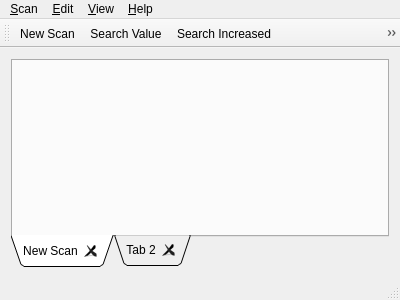
<?xml version="1.0" encoding="UTF-8"?>
<ui version="4.0">
 <class>MainWindow</class>
 <widget class="QMainWindow" name="MainWindow">
  <property name="geometry">
   <rect>
    <x>0</x>
    <y>0</y>
    <width>400</width>
    <height>300</height>
   </rect>
  </property>
  <property name="cursor">
   <cursorShape>ArrowCursor</cursorShape>
  </property>
  <property name="windowTitle">
   <string>MemEdit0x0 v0.1</string>
  </property>
  <property name="windowIcon">
   <iconset resource="icons.qrc">
    <normaloff>:/new/icons/icons/database_table.png</normaloff>:/new/icons/icons/database_table.png</iconset>
  </property>
  <widget class="QWidget" name="centralWidget">
   <layout class="QVBoxLayout" name="verticalLayout">
    <item>
     <widget class="QTabWidget" name="tabWidget">
      <property name="tabPosition">
       <enum>QTabWidget::South</enum>
      </property>
      <property name="tabShape">
       <enum>QTabWidget::Triangular</enum>
      </property>
      <property name="currentIndex">
       <number>0</number>
      </property>
      <property name="tabsClosable">
       <bool>true</bool>
      </property>
      <property name="movable">
       <bool>true</bool>
      </property>
      <widget class="QWidget" name="tab">
       <attribute name="icon">
        <iconset resource="icons.qrc">
         <normaloff>:/new/icons/icons/help.png</normaloff>:/new/icons/icons/help.png</iconset>
       </attribute>
       <attribute name="title">
        <string>New Scan</string>
       </attribute>
      </widget>
      <widget class="QWidget" name="tab_2">
       <attribute name="title">
        <string>Tab 2</string>
       </attribute>
      </widget>
     </widget>
    </item>
   </layout>
  </widget>
  <widget class="QMenuBar" name="menuBar">
   <property name="geometry">
    <rect>
     <x>0</x>
     <y>0</y>
     <width>400</width>
     <height>21</height>
    </rect>
   </property>
   <widget class="QMenu" name="menu_Scan">
    <property name="title">
     <string>&amp;Scan</string>
    </property>
    <addaction name="actionNew_Scan"/>
    <addaction name="separator"/>
    <addaction name="actionSearch_Value"/>
    <addaction name="actionSearch_Increased"/>
    <addaction name="actionSearch_Decreased"/>
    <addaction name="separator"/>
    <addaction name="action_Quit"/>
   </widget>
   <widget class="QMenu" name="menuEdit">
    <property name="title">
     <string>&amp;Edit</string>
    </property>
    <addaction name="actionPoke_Address"/>
   </widget>
   <widget class="QMenu" name="menu_View">
    <property name="title">
     <string>&amp;View</string>
    </property>
    <addaction name="actionToolbar"/>
   </widget>
   <widget class="QMenu" name="menu_Help">
    <property name="title">
     <string>&amp;Help</string>
    </property>
    <addaction name="actionAbout"/>
   </widget>
   <addaction name="menu_Scan"/>
   <addaction name="menuEdit"/>
   <addaction name="menu_View"/>
   <addaction name="menu_Help"/>
  </widget>
  <widget class="QStatusBar" name="statusBar"/>
  <widget class="QToolBar" name="toolBar">
   <property name="windowTitle">
    <string>toolBar</string>
   </property>
   <property name="iconSize">
    <size>
     <width>48</width>
     <height>16</height>
    </size>
   </property>
   <attribute name="toolBarArea">
    <enum>TopToolBarArea</enum>
   </attribute>
   <attribute name="toolBarBreak">
    <bool>false</bool>
   </attribute>
   <addaction name="actionNew_Scan"/>
   <addaction name="actionSearch_Value"/>
   <addaction name="actionSearch_Increased"/>
   <addaction name="actionSearch_Decreased"/>
   <addaction name="actionPoke_Address"/>
  </widget>
  <action name="actionNew_Scan">
   <property name="checkable">
    <bool>false</bool>
   </property>
   <property name="icon">
    <iconset resource="icons.qrc">
     <normaloff>:/new/icons/icons/application_osx_terminal.png</normaloff>:/new/icons/icons/application_osx_terminal.png</iconset>
   </property>
   <property name="text">
    <string>&amp;New Scan</string>
   </property>
   <property name="toolTip">
    <string>New Scan</string>
   </property>
   <property name="shortcut">
    <string>Ctrl+N</string>
   </property>
  </action>
  <action name="actionSearch_Value">
   <property name="icon">
    <iconset resource="icons.qrc">
     <normaloff>:/new/icons/icons/coins.png</normaloff>:/new/icons/icons/coins.png</iconset>
   </property>
   <property name="text">
    <string>Search Value</string>
   </property>
   <property name="toolTip">
    <string>Search for value</string>
   </property>
   <property name="shortcut">
    <string>Ctrl+F</string>
   </property>
  </action>
  <action name="actionSearch_Increased">
   <property name="icon">
    <iconset resource="icons.qrc">
     <normaloff>:/new/icons/icons/coins_add.png</normaloff>:/new/icons/icons/coins_add.png</iconset>
   </property>
   <property name="text">
    <string>Search Increased</string>
   </property>
   <property name="toolTip">
    <string>Search for increased values</string>
   </property>
   <property name="shortcut">
    <string>Ctrl+I</string>
   </property>
  </action>
  <action name="actionSearch_Decreased">
   <property name="icon">
    <iconset resource="icons.qrc">
     <normaloff>:/new/icons/icons/coins_delete.png</normaloff>:/new/icons/icons/coins_delete.png</iconset>
   </property>
   <property name="text">
    <string>Search Decreased</string>
   </property>
   <property name="toolTip">
    <string>Search for decreased values</string>
   </property>
   <property name="shortcut">
    <string>Ctrl+D</string>
   </property>
  </action>
  <action name="actionPoke_Address">
   <property name="icon">
    <iconset resource="icons.qrc">
     <normaloff>:/new/icons/icons/brick_edit.png</normaloff>:/new/icons/icons/brick_edit.png</iconset>
   </property>
   <property name="text">
    <string>Poke Address</string>
   </property>
   <property name="toolTip">
    <string>Edit/poke the address</string>
   </property>
   <property name="shortcut">
    <string>Ctrl+E, Ctrl+P</string>
   </property>
  </action>
  <action name="actionToolbar">
   <property name="checkable">
    <bool>true</bool>
   </property>
   <property name="checked">
    <bool>true</bool>
   </property>
   <property name="text">
    <string>Toolbar</string>
   </property>
  </action>
  <action name="action_Quit">
   <property name="text">
    <string>&amp;Quit</string>
   </property>
   <property name="shortcut">
    <string>Ctrl+Q</string>
   </property>
  </action>
  <action name="actionAbout">
   <property name="text">
    <string>About</string>
   </property>
  </action>
 </widget>
 <layoutdefault spacing="6" margin="11"/>
 <resources>
  <include location="icons.qrc"/>
 </resources>
 <connections>
  <connection>
   <sender>actionToolbar</sender>
   <signal>toggled(bool)</signal>
   <receiver>toolBar</receiver>
   <slot>setVisible(bool)</slot>
   <hints>
    <hint type="sourcelabel">
     <x>-1</x>
     <y>-1</y>
    </hint>
    <hint type="destinationlabel">
     <x>199</x>
     <y>33</y>
    </hint>
   </hints>
  </connection>
  <connection>
   <sender>toolBar</sender>
   <signal>visibilityChanged(bool)</signal>
   <receiver>actionToolbar</receiver>
   <slot>setChecked(bool)</slot>
   <hints>
    <hint type="sourcelabel">
     <x>199</x>
     <y>33</y>
    </hint>
    <hint type="destinationlabel">
     <x>-1</x>
     <y>-1</y>
    </hint>
   </hints>
  </connection>
 </connections>
</ui>
